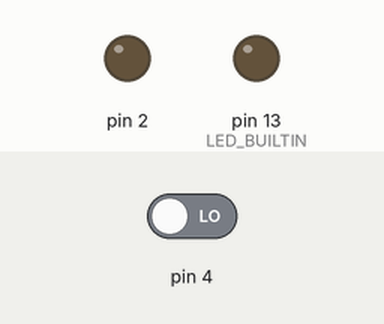
The sketch below on a simulated Arduino Uno, built with avr-gcc and run on an emulated ATmega328P. On the bench: output pins drawn as LEDs (lit = HIGH). Inputs (shaded band) come from the test bench; at power-on: pin 4 LOW.

Above: at 1.2 s.
1.3 s: pin 4 driven HIGH
At 2.4 s:
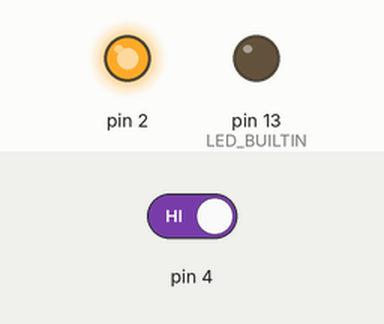
2.8 s: pin 4 driven LOW
At 3.5 s:
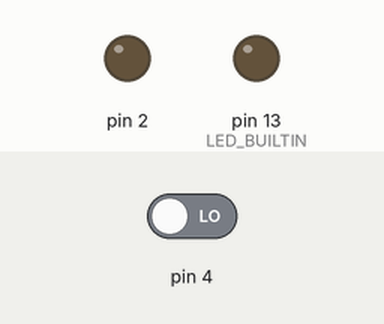
Timing chart, 0 to 5.8 s (numbered marks = the images above; inputs shaded):
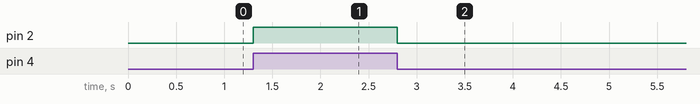

The sketch:

laser.ino
```cpp
void setup()
{
  pinMode(2, OUTPUT);
  pinMode(4, INPUT);
  pinMode(LED_BUILTIN, OUTPUT);
  digitalWrite(LED_BUILTIN, LOW);
}

void loop()
{
    digitalWrite(2, (digitalRead(4) == HIGH ? HIGH : LOW));
}
```

Measured:
- after the input at 1.3 s, pin 2: LOW → HIGH at once
- after the input at 2.8 s, pin 2: HIGH → LOW at once
